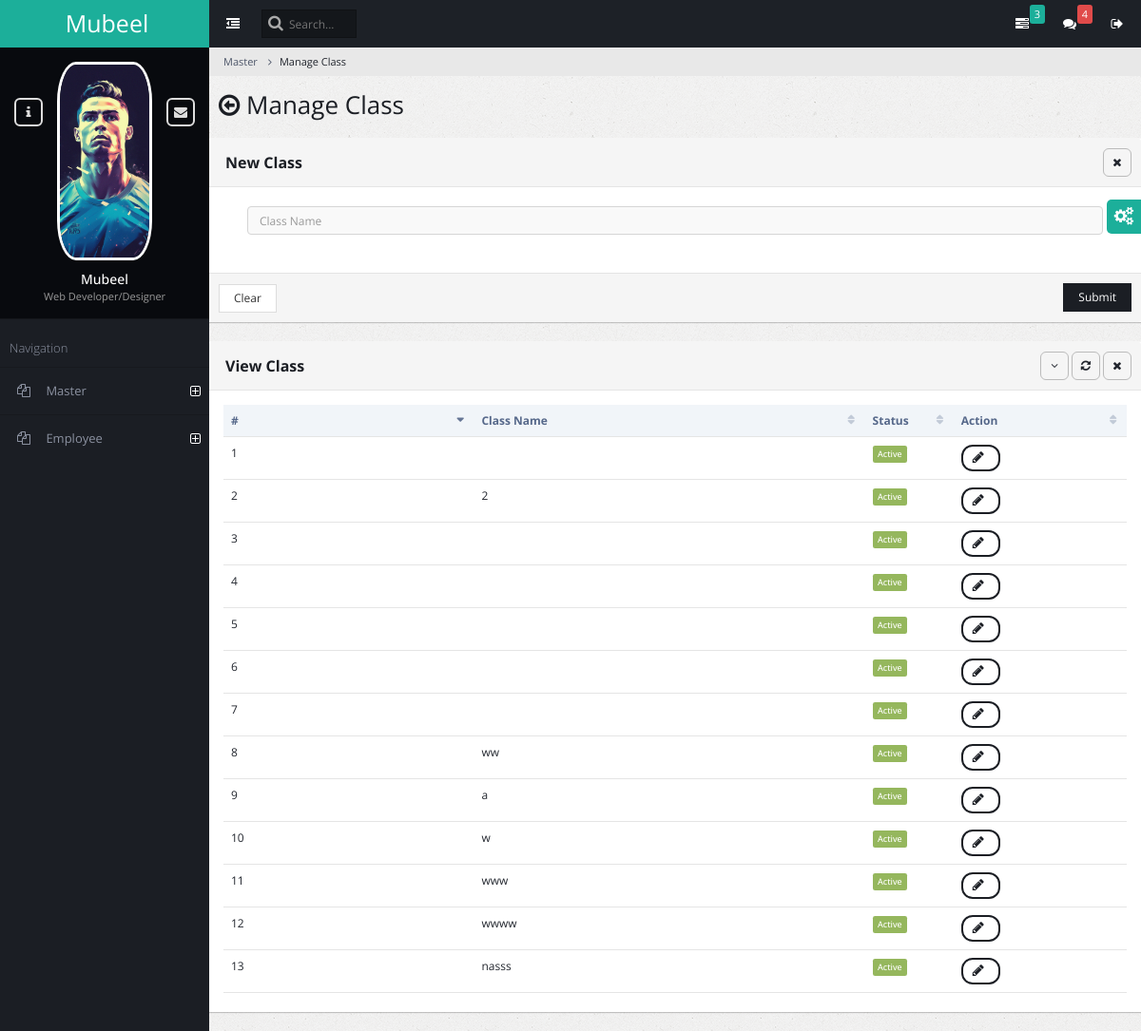
Before: /ad_class_manage with the older database file.
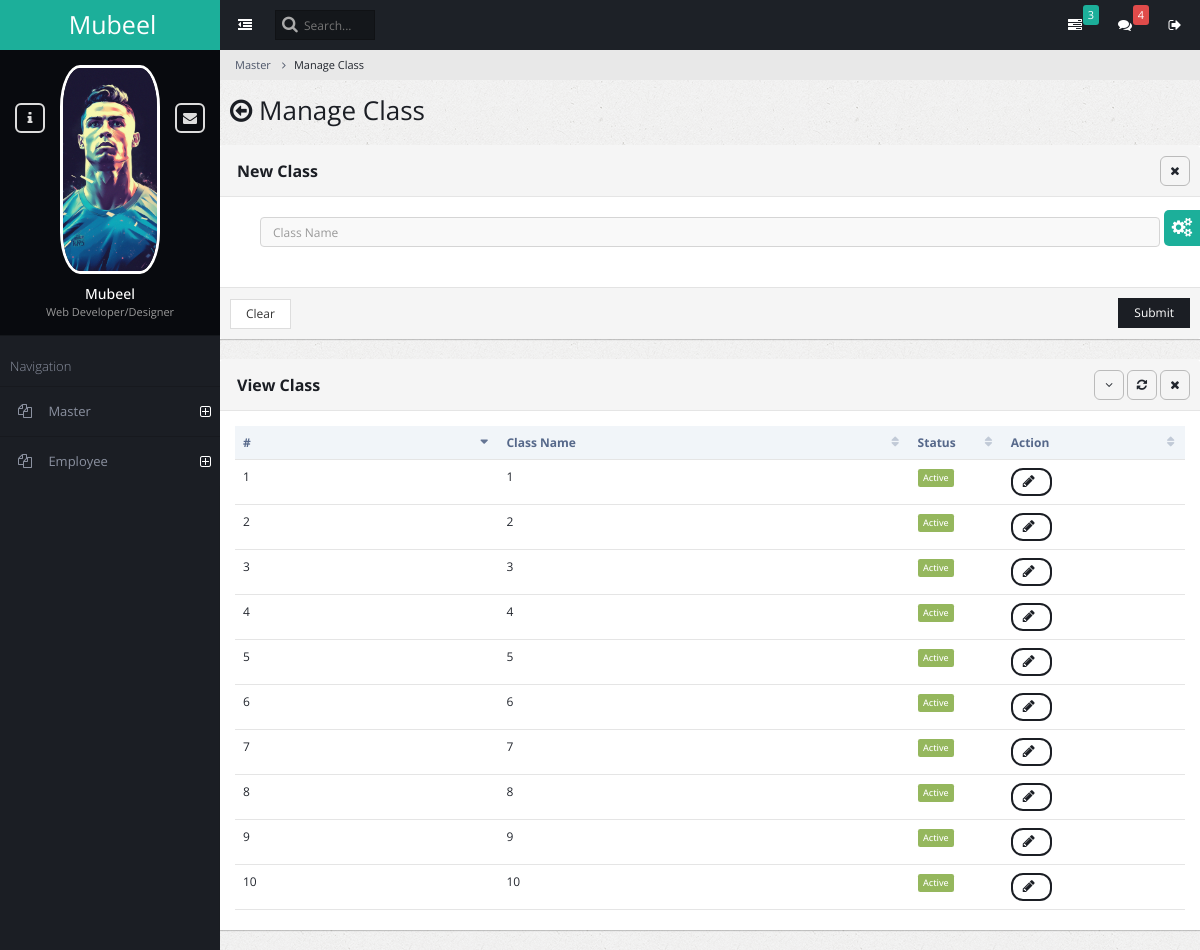
After: the same page with the newer database file.
### admin_master/models.py (models this page shows)
class AmsClass(models.Model):
    class_name = models.CharField(max_length=150)
    status = models.BooleanField(default=True)

### admin_master/views.py (the view, shortened to what this page needs)
# urls.py: path('ad_class_manage', views.admin_class_manage, name='admin_class_manage'),
def admin_class_manage(request):
    ams_classes = AmsClass.objects.all()
    return render(request, 'admin_master_class_manage.html', {'ams_classes': ams_classes})

### admin_master/templates/admin_master_class_manage.html (shortened to what this page needs)
{% extends "base.html" %}
{% block content %}
<ul class="breadcrumb">
    <li><a href="#">Master</a></li>
    <li class="active">Manage Class</li>
</ul>
<div class="content-frame-top">
    <div class="page-title">
        <h2><span class="fa fa-arrow-circle-o-left"></span> Manage Class</h2>
    </div>
</div>
<form method="post" action="{% url 'admin_class_manage' %}">
<div class="panel panel-default">
    <div class="panel-heading ui-draggable-handle">
        <h1 class="panel-title"><strong></strong><b>New Class</b></h1>
        <ul class="panel-controls">
            <li><a href="#" class="panel-remove"><span class="fa fa-times"></span></a></li>
        </ul>
    </div>
    <div class="panel-body">
        <div class="block">
            <div class="col-md-12">
                <div>
                    <input type="text" name="class_name" placeholder="Class Name" class="form-control">
                </div>
            </div>
        </div>
    </div>
    <div class="panel-footer">
        <input type="reset" class="btn btn-default" value="Clear">
        <button class="btn btn-primary pull-right">Submit</button>
    </div>
</div>
</form>
<div class="panel panel-default">
    <div class="panel-heading ui-draggable-handle">
        <h1 class="panel-title"><b>View Class</b></h1>
        <ul class="panel-controls">
            <li><a href="#" class="panel-collapse"><span class="fa fa-angle-down"></span></a></li>
            <li><a href="#" class="panel-refresh"><span class="fa fa-refresh"></span></a></li>
            <li><a href="#" class="panel-remove"><span class="fa fa-times"></span></a></li>
        </ul>
    </div>
    <div class="panel-body">
        <table class="table datatable dataTable no-footer" id="DataTables_Table_0" role="grid" aria-describedby="DataTables_Table_0_info">
            <thead>
                <tr role="row"><th class="sorting_asc" tabindex="0" aria-controls="DataTables_Table_0" rowspan="1" colspan="1" aria-sort="ascending" aria-label="Name: activate to sort column ascending" style="width: 198px;">#</th><th class="sorting" tabindex="0" aria-controls="DataTables_Table_0" rowspan="1" colspan="1" aria-label="Position: activate to sort column ascending" style="width: 309px;">Class Name</th><th class="sorting" tabindex="0" aria-controls="DataTables_Table_0" rowspan="1" colspan="1" aria-label="Age: activate to sort column ascending" style="width: 70px;">Status</th><th class="sorting" tabindex="0" aria-controls="DataTables_Table_0" rowspan="1" colspan="1" aria-label="Start date: activate to sort column ascending" style="width: 137px;">Action</th></tr>
            </thead>
            <tbody>
                {% for ams_class in ams_classes %}
                    <tr id="{{ams_class.id}}">
                        <td>{{ forloop.counter }}</td>
                        <td>{{ ams_class.class_name }}</td>
                        <td>
                            {% if ams_class.status %}
                                <span class="label label-success">Active</span>
                            {% else %}
                                <span class="label label-danger">Inactive</span>
                            {% endif %}
                        </td>
                        <td>
                            <button class="btn btn-primary btn-rounded" onClick="edit_class_row({{ ams_class.id }});" data-toggle="modal" data-target="#modal_basic">
                                <span id="spinner{{ams_class.id}}" class="fa fa-pencil"></span>
                            </button>
                        </td>
                    </tr>
                {% endfor %}
            </tbody>
        </table>
    </div>
</div>
{% endblock content %}

Changed rows visible on the page:
removed AmsClass: class_name "w", status "Active"
removed AmsClass: class_name "www", status "Active"
removed AmsClass: class_name "nasss", status "Active"
changed AmsClass (number 1 of 10 on the later page): class_name (not shown) → "1"
changed AmsClass (number 3 of 10 on the later page): class_name (not shown) → "3"
changed AmsClass (number 4 of 10 on the later page): class_name (not shown) → "4"
changed AmsClass (number 5 of 10 on the later page): class_name (not shown) → "5"
changed AmsClass (number 6 of 10 on the later page): class_name (not shown) → "6"
changed AmsClass (number 7 of 10 on the later page): class_name (not shown) → "7"
changed AmsClass (number 8 of 10 on the later page): class_name "ww" → "8"
changed AmsClass (number 9 of 10 on the later page): class_name "a" → "9"
changed AmsClass (number 10 of 10 on the later page): class_name "wwww" → "10"
